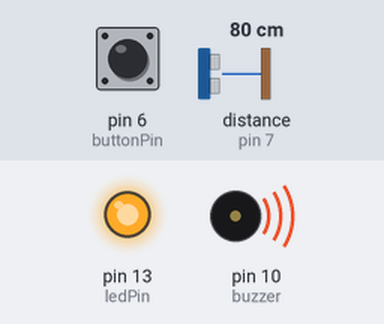
This sketch was run on a simulated Arduino Uno, built with avr-gcc and run on an emulated ATmega328P. Parts: output pins drawn as LEDs (lit = HIGH), buzzer (waves = sounding). Wiring (inferred from the names in the program): ultrasonic range finder: trigger pin 8; echo pin 7. Inputs (shaded band) come from the test bench; at power-on: pin 6 (buttonPin) LOW, distance to the obstacle (sensor on pin 7) 80 cm. The echo pulse lasts 58.3 µs per cm; pins used as bus, display or sensor lines are not drawn.

Above: at 0.49 s.
1.3 s: pin 6 (buttonPin) pulled HIGH for 1 s
At 2.9 s:
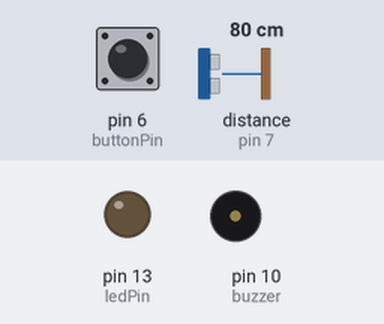
4.3 s: pin 6 (buttonPin) pulled HIGH for 3.2 s
At 4.84 s:
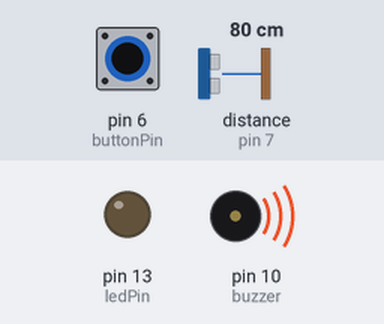
Timing chart, 0 to 8.9 s (numbered marks = the images above; inputs shaded):
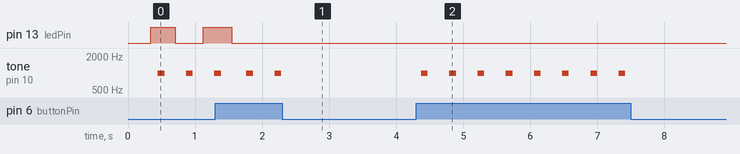

Measured:
- after the input at 1.3 s, pin 13 (ledPin): goes on until 1.5 s, then stays LOW
- after the input at 4.3 s, tone on pin 10 (buzzer): alternates 1000 Hz for 0.10 s and silent for 0.32 s, 16 changes in all, then stays silent, starting after 0.07 s
- by itself, tone on pin 10 (buzzer): alternates 1000 Hz for 0.10 s and silent for 0.35 s, 5 changes in all, then stays silent

The sketch:

Ex4.ino
```cpp
// Definir os pinos para os diferentes componentes
int trigPin = 8;
int echoPin = 7;
int buzzer = 10;
int ledPin = 13;
int buttonPin = 6;

// Estado do sistema, se estiver 1 significa que está ligado e o alarme está ativo
// se tiver 0 o sistema está desligado e o alarme está desativado
int status = 1;
// Estado do botão, se tiver HIGH é porque foi pressionado para interromper o alarme
int buttonStatus = LOW;
// Estado do alarme, se estiver 1 é porque o alarme foi disparado
int alarmStatus = 0;

int LED1_state = LOW; // Definir o estado do led no inicio do programa para LOW
int BUZZER_state = LOW; // Definir o estado do buzzer  no inicio do programa para LOW
unsigned long ledTime = millis(); // Guardar o tempo da ultima vez que o led piscou
unsigned long buzzerTime = millis(); // Guardar o tempo da ultima vez que o buzzer emitiu um sinal sonoro
unsigned long alarmTime = 0;

long intervalLed = 300; //intervalT1
long intervalBuzzer = 400;

long duration, distance; // Duration used to calculate distance

void setup() {
  Serial.begin (9600);
  pinMode(trigPin, OUTPUT);
  pinMode(echoPin, INPUT);
  pinMode(ledPin, OUTPUT);
  pinMode(buttonPin, INPUT);

}

void loop() {
  digitalWrite(trigPin, LOW);
  delayMicroseconds(2);

  unsigned long currentTime = millis();
  alarmTime = millis();

  buttonStatus = digitalRead(buttonPin);

  digitalWrite(trigPin, HIGH);
  delayMicroseconds(10);
  digitalWrite(trigPin, LOW);

  duration = pulseIn(echoPin, HIGH);

  //Calcular a distancia (em cm) baseada na velocidade do som
  distance = duration / 58.2;

  // Se o alarme estiver ativo e for detetado algum objeto/pessoa a menos que 200 cm
  // o alarme dispara
  if (status == 1) {
    if (distance <= 200 && distance > 2 || alarmStatus == 1) {
      alarmStatus = 1;

      // utilizado no multitasking, verifica se esta na fatia de tempo do led para piscar
      if (currentTime - ledTime > intervalLed) {
        LED1_state = !LED1_state;
        digitalWrite(ledPin, LED1_state);

        ledTime = currentTime;
      }

      // utilizado no multitasking, verifica se esta na fatia de tempo do buzzer para ativar
      if (currentTime - buzzerTime > intervalBuzzer) {
        tone(buzzer, 1000, 100);
        delay(200);
        tone(buzzer, 800, 200);
        noTone(buzzer);

        buzzerTime = currentTime;
      }
    }
  }

  // Se o botão for pressionado desliga o alarme
  if (buttonStatus == HIGH) {
    status = !status;

    if (status == 0) {
      alarmStatus = !alarmStatus;
    }
    else
      alarmStatus = 0;
    digitalWrite(buzzer, LOW);
  }
  // Se tiverem passados 10segundos e o botao clicado tiver sido clicado
  if (alarmTime >= 10000 || buttonStatus == HIGH) {
    digitalWrite(ledPin, LOW); // Desliga o led
    noTone(buzzer); // Desliga o buzzer
  }

  delay(50);
}
```
